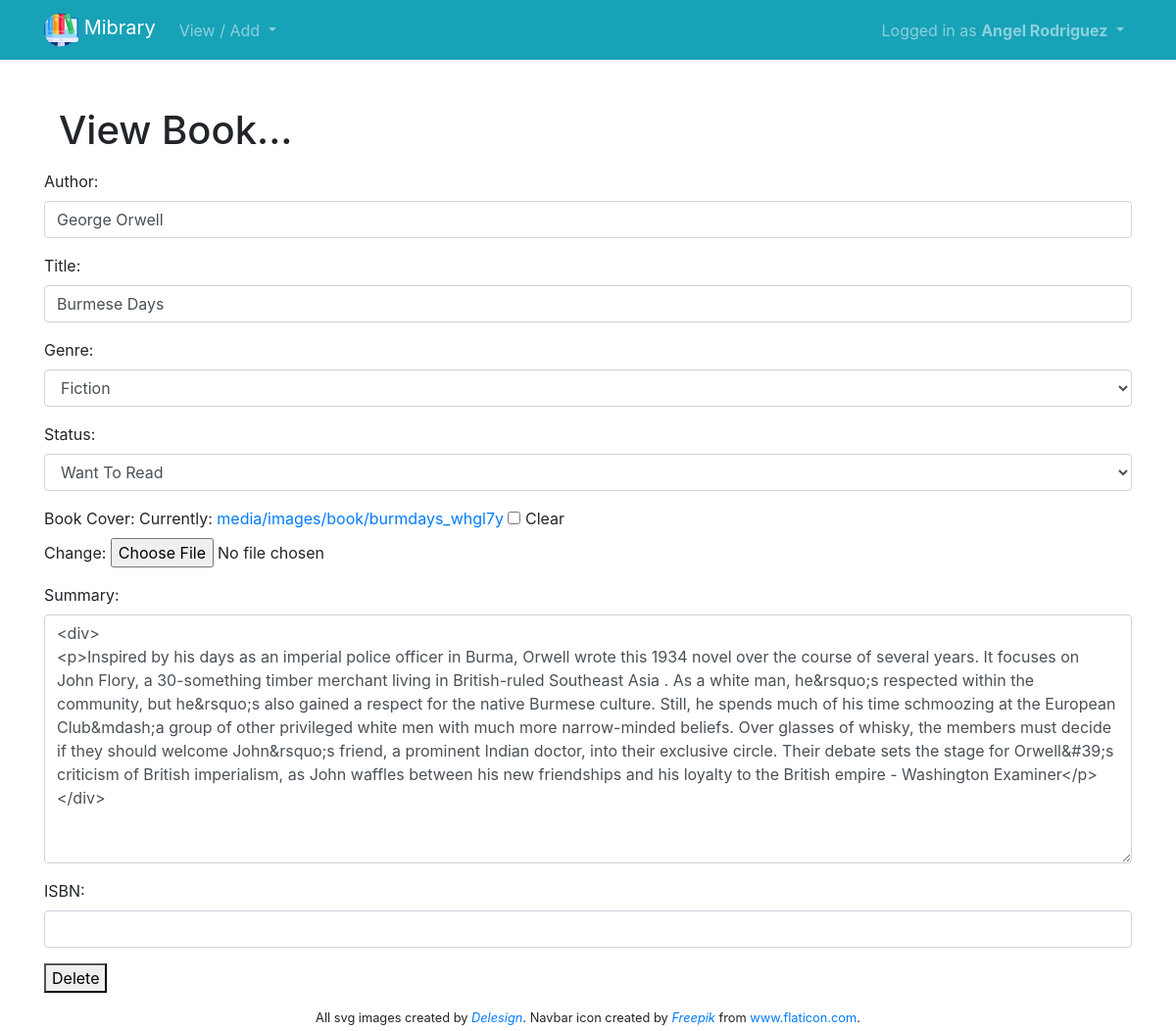
Screenshot of /book/24 (signed in) with the database file from the repository.
### book/models.py (models this page shows, shortened)
class Book(models.Model):
    author = models.CharField(max_length=100)
    title = models.CharField(max_length=100)
    book_img = models.ImageField(null=True, blank=True, upload_to="images/book/")
    summary = RichTextField(blank=True, null=True)
    isbn = models.CharField(blank=True, null=True, max_length=25)
    genre = models.CharField(blank=True, null=True, max_length=100, default='Fiction')
    status = models.CharField(blank=True, null=True, max_length=100, default='Want to read')
    created = models.DateTimeField(auto_now_add=True)
    user = models.ForeignKey(User, on_delete=models.CASCADE)

### book/views.py (the view, shortened to what this page needs)
# urls.py: path('book/<int:book_pk>', views.viewbook, name='viewbook'),
@login_required
def viewbook(request, book_pk):
    book = get_object_or_404(Book, pk=book_pk, user=request.user)
    if request.method == 'GET':
        form = BookForm(instance=book)
        return render(request, 'book/viewbook.html', {'book':book, 'form':form})

### book/forms.py
class BookForm(ModelForm):
    class Meta:
        model = Book
        fields = ('author', 'title', 'genre', 'status', 'book_img', 'summary', 'isbn')
        ordering = ['-id']
        labels = {'book_img': ('Book Cover'), 'isbn': ('ISBN')}
        widgets = {
            'author': forms.TextInput(attrs={'class': 'form-control'}),
            'title': forms.TextInput(attrs={'class': 'form-control'}),
            'genre': forms.Select(choices=category_list, attrs={'class': 'form-control'}),
            'status': forms.Select(choices=status_list, attrs={'class': 'form-control'}),
            'summary': forms.Textarea(attrs={'class': 'form-control'}),
            'isbn': forms.TextInput(attrs={'class': 'form-control'}),
        }

### book/templates/book/viewbook.html (shortened to what this page needs)
{% extends "book/base.html" %} {% block title %} View Book {% endblock %} {% block content %}
<div class="container mt-5">
    <h1>View Book...</h1>
</div>
<div class="form-group mt-3">
    <form method="POST">
        {% csrf_token %} {{ form.as_p }}
    </form <form style='display: none;' method="POST" action="{% url 'deletebook' book.id %}">
    <button id="delete" type="submit">Delete</button>
</div>
{% endblock %}

### book/templates/book/base.html (shortened to what this page needs)
{% load static %}
<!doctype html>
<html lang="en">
<head>
    <link rel="stylesheet" type="text/css" href="{% static 'book/css/styles.css' %}">
    <link rel="stylesheet" href="https://stackpath.bootstrapcdn.com/bootstrap/4.4.1/css/bootstrap.min.css">
</head>
<body>
    <nav class="navbar navbar-expand-md navbar-dark bg-info">
        <div class="container">
            <a class="navbar-brand" href="{% url 'home' %}">
                 <img src="{% static 'book/images/online-library.svg' %}" width="35" height="35" class="d-inline-block align-top">
                <span>Mibrary</span>
            </a>
            <div class="collapse navbar-collapse" id="navbarNav">
                {% if user.is_authenticated %}
                <ul class="navbar-nav mr-auto">
                    <li class="nav-item dropdown">
                        <a class="nav-link dropdown-toggle" href="#" id="navbarDropdown" role="button" data-toggle="dropdown" aria-haspopup="true" aria-expanded="false">
                   View / Add
                </a>
                </ul>
                {% endif %}
                <ul class="navbar-nav ml-auto">
                    <li class="nav-item dropdown">
                        <a class="nav-link dropdown-toggle" href="# " id="navbarDropdown" role="button" data-toggle="dropdown" aria-haspopup="true" aria-expanded="false">
                {% if user.is_authenticated %}
                     {% if user.first_name and user.last_name %}
                     Logged in as <b>{{ user.first_name }} {{ user.last_name }}</b>
                     {% else %}
                     Logged in as <b>{{ user.username|capfirst }}</b>
                     {% endif %}
                </a>
                        {% endif %}
                    </li>
                </ul>
            </div>
        </div>
    </nav>
    <body>
        <div class="content">
            <div class="container mt-5">
             {% block content %}{% endblock %}
        </div>
        <footer class="footer mt-3 mb-1">
            <small>All svg images created by <a href="https://delesign.com/free-designs/graphics" target="_blank" title="delesign"><em>Delesign</em></a>. Navbar icon created by <a href="https://www.flaticon.com/authors/freepik" target="_blank" title="Freepik"><em>Freepik</em></a> from <a href="https://www.flaticon.com/"  target="_blank" title="Flaticon"> www.flaticon.com</a>.</small>
        </footer>
    </body>
</html>

### static/book/css/styles.css (style rules this page uses)
html, body { height: 100%; }
body { display: flex; flex-direction: column; }
.content { flex: 1 0 auto; }
.footer { flex-shrink: 0; display: flex; justify-content: center; bottom: 0; }

### rows the page displays
Book: author "George Orwell", title "Burmese Days", genre "Fiction", status "Want To Read", summary "<div> <p>Inspired by his days as an imperial police officer in Burma, Orwell wrote this 1934 novel over the course of several years. It focuses on John Flory, a 30-something timber merchant living in British-ruled Southeast Asia . As a white man, he&rsquo;s respected within the community, but he&rsquo;s also gained a respect for the native Burmese culture. Still, he spends much of his time schmoozing at the European Club&mdash;a group of other privileged white men with much more narrow-minded beliefs. Over glasses of whisky, the members must decide if they should welcome John&rsquo;s friend, a prominent Indian doctor, into their exclusive circle. Their debate sets the stage for Orwell&#39;s…"

### other values shown
{{ user.first_name }} "Angel"
{{ user.last_name }} "Rodriguez"
